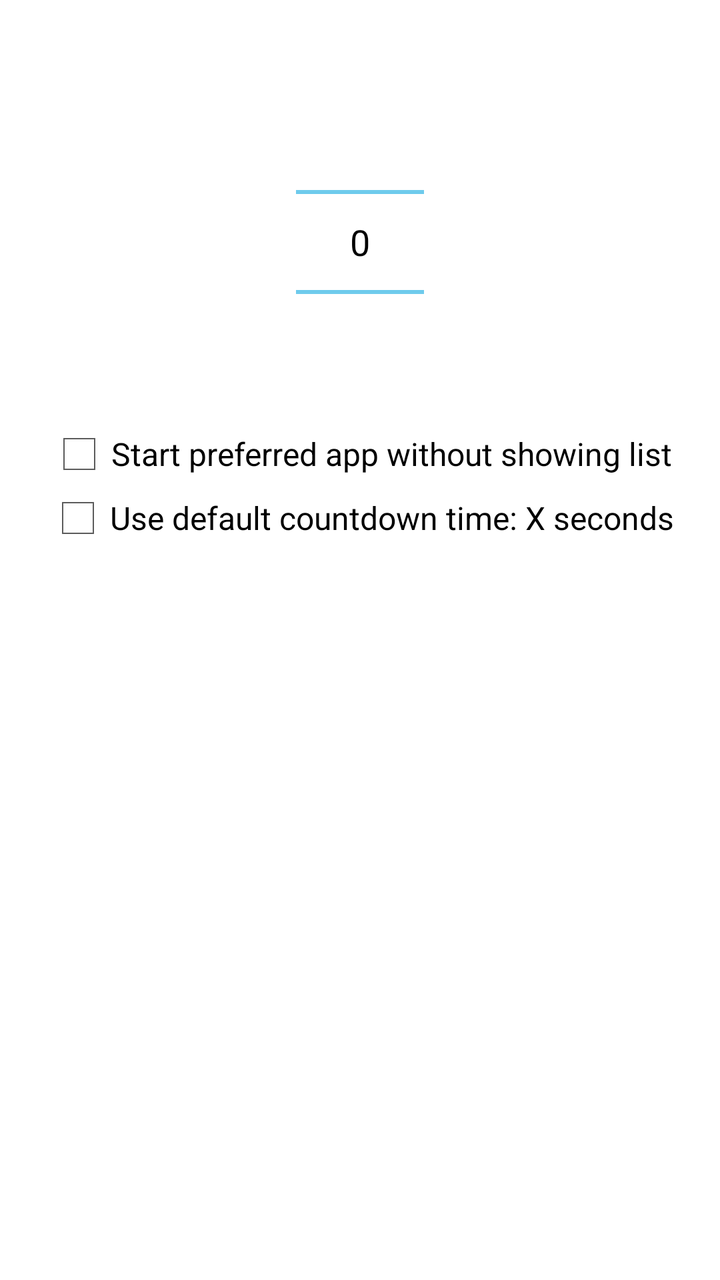
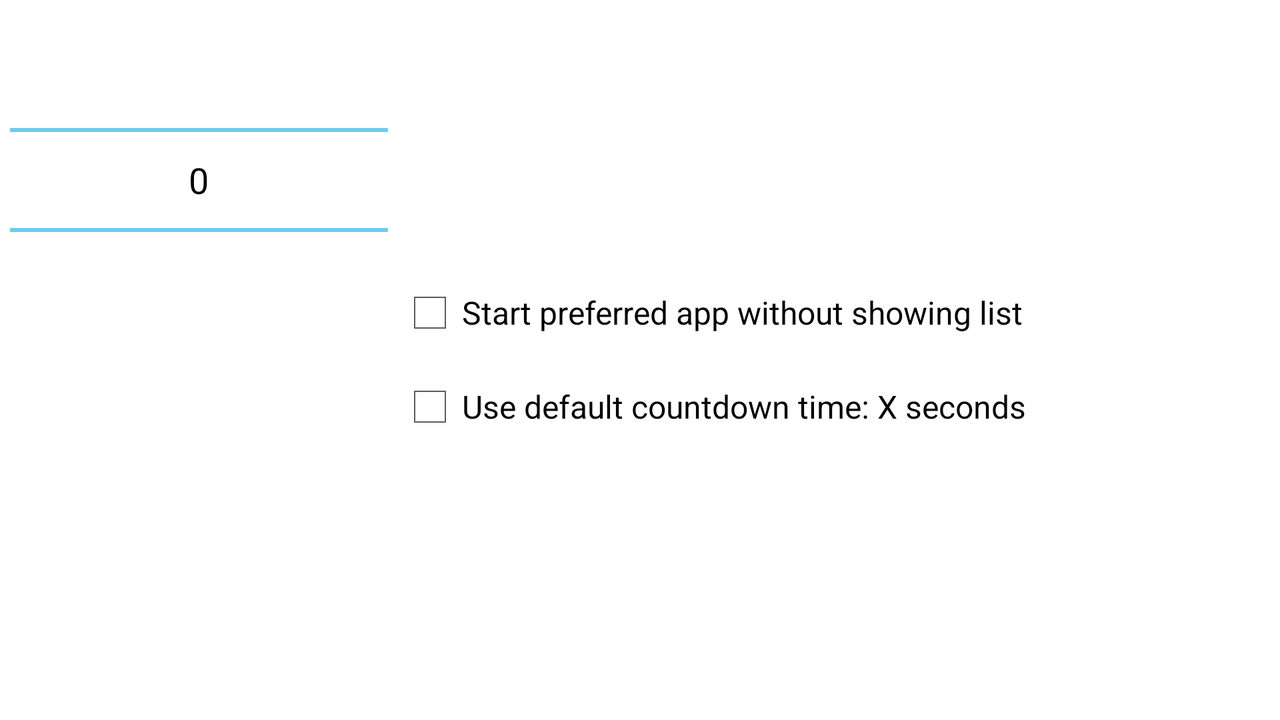

The same Android screen from two of the app's own layout files: first res/layout/ as a phone draws it, then the repository's variant for another configuration, drawn on a device whose configuration selects that folder. Both files follow.
<!-- AndroidManifest.xml: application theme AppTheme -->
<!-- res/layout/fragment_timeout_dialog.xml -->
<LinearLayout xmlns:android="http://schemas.android.com/apk/res/android"
    xmlns:tools="http://schemas.android.com/tools"
    android:layout_width="match_parent"
    android:layout_height="match_parent"
    android:orientation="vertical"
    tools:context="org.betteropenwith.TimeoutDialogFragment"
    android:gravity="center_horizontal">

    <TextView
        android:id="@+id/text_dialog_message"
        android:layout_width="match_parent"
        android:layout_height="wrap_content"
        android:layout_marginTop="6dip"
        android:paddingLeft="12dip"
        android:paddingRight="12dip"></TextView>

    <NumberPicker
        android:id="@+id/numberPicker"
        android:layout_width="wrap_content"
        android:layout_height="wrap_content"
        android:layout_marginTop="6dip" />

    <CheckBox
        android:id="@+id/skipList"
        android:layout_width="wrap_content"
        android:layout_height="wrap_content"
        android:text="@string/start_preferred" />

    <CheckBox
        android:id="@+id/useDefault"
        android:layout_width="wrap_content"
        android:layout_height="wrap_content"
        android:text="Use default countdown time: X seconds" />
</LinearLayout>
<!-- resources referenced by this layout -->
<resources>
  <string name="start_preferred">Start preferred app without showing list</string>
  <style name="AppTheme" parent="android:Theme.Holo.Light.DarkActionBar">
          
      </style>
</resources>
<!-- res/layout-land/fragment_timeout_dialog.xml (the repository's variant of the layout above) -->
<!-- drawn on the phone turned sideways -->
<LinearLayout xmlns:android="http://schemas.android.com/apk/res/android"
    xmlns:tools="http://schemas.android.com/tools"
    android:layout_width="match_parent"
    android:layout_height="match_parent"
    android:orientation="horizontal"
    android:weightSum="10"
    tools:context="org.betteropenwith.TimeoutDialogFragment">

    <TextView
        android:id="@+id/text_dialog_message"
        android:layout_width="match_parent"
        android:layout_height="wrap_content"
        android:layout_marginTop="6dip"
        android:paddingLeft="12dip"
        android:paddingRight="12dip"
        android:visibility="gone"></TextView>

    <NumberPicker
        android:id="@+id/numberPicker"
        android:layout_width="0dp"
        android:layout_height="wrap_content"
        android:layout_gravity="center_horizontal"
        android:layout_marginLeft="5dp"
        android:layout_marginRight="5dp"
        android:layout_weight="3" />

    <LinearLayout
        android:orientation="vertical"
        android:layout_width="0dp"
        android:layout_height="wrap_content"
        android:layout_weight="7"
        android:layout_gravity="center_vertical">
        <CheckBox
            android:id="@+id/skipList"
            android:layout_width="wrap_content"
            android:layout_height="wrap_content"
            android:text="@string/start_preferred"
            android:layout_marginBottom="15dp" />

        <CheckBox
            android:id="@+id/useDefault"
            android:layout_width="wrap_content"
            android:layout_height="wrap_content"
            android:text="Use default countdown time: X seconds" />
    </LinearLayout>

</LinearLayout>
